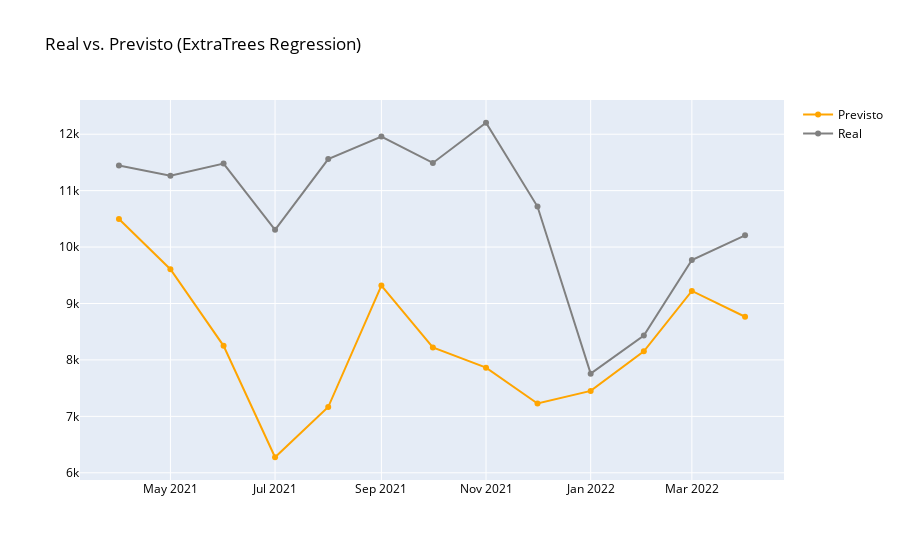

Here is the notebook cell this chart was saved with:
### Code cell
fig = go.Figure(data=[
    go.Scatter(name='Previsto', x=df_r_teste['data'], y=pred_teste_et, marker={'color': 'orange'}),
    go.Scatter(name='Real', x=df_r_teste['data'], y=y_r_teste, marker={'color': 'gray'})
    ])
fig.update_layout(font=dict(color='black'), title_text='Real vs. Previsto (ExtraTrees Regression)')
fig.show()

### Figure 1 — Plotly figure (JSON) as saved in the notebook; plotly's stock layout.template omitted (floating-point values rounded to 4 significant figures)
{"data": [{"marker": {"color": "orange"}, "name": "Previsto", "type": "scatter", "x": ["2021-04-01", "2021-05-01", "2021-06-01", "2021-07-01", "2021-08-01", "2021-09-01", "2021-10-01", "2021-11-01", "2021-12-01", "2022-01-01", "2022-02-01", "2022-03-01", "2022-04-01"], "y": [10500.0, 9608.0, 8250.0, 6275.0, 7165.0, 9318.0, 8221.0, 7863.0, 7227.0, 7451.0, 8154.0, 9223.0, 8765.0]}, {"marker": {"color": "gray"}, "name": "Real", "type": "scatter", "x": ["2021-04-01", "2021-05-01", "2021-06-01", "2021-07-01", "2021-08-01", "2021-09-01", "2021-10-01", "2021-11-01", "2021-12-01", "2022-01-01", "2022-02-01", "2022-03-01", "2022-04-01"], "y": [11447, 11263, 11480, 10307, 11559, 11959, 11491, 12203, 10718, 7757, 8433, 9770, 10208]}], "layout": {"font": {"color": "black"}, "title": {"text": "Real vs. Previsto (ExtraTrees Regression)"}}}
